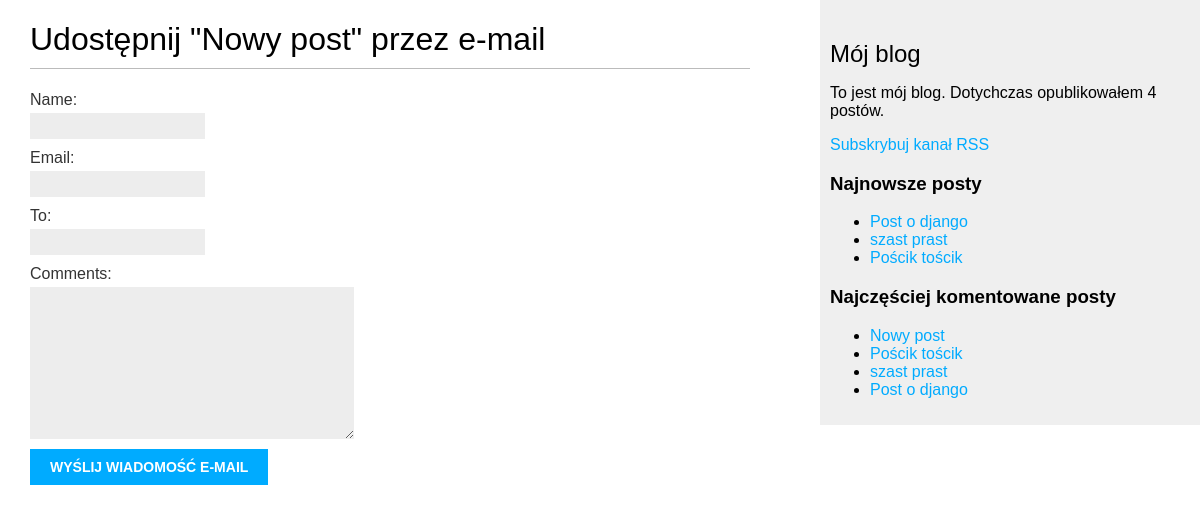
Screenshot of /blog/1/share/ with the database file from the repository.
### blog/models.py (models this page shows, shortened)
class Post(models.Model):
    STATUS_CHOICES = (
        ('draft', 'Draft'),
        ('published', 'Published'),
                      )
    title = models.CharField(max_length=250)
    slug = models.SlugField(max_length=250, unique_for_date='publish')
    author = models.ForeignKey(User, on_delete=models.CASCADE, related_name='blog_posts')
    body = models.TextField()
    publish = models.DateTimeField(default=timezone.now)
    created = models.DateTimeField(auto_now_add=True)
    updated = models.DateTimeField(auto_now=True)
    status = models.CharField(max_length=10, choices=STATUS_CHOICES, default='draft')
    objects = models.Manager()
    published = PublishedManager()
    tags = TaggableManager()
    class Meta:
        ordering = ('-publish', )
    def get_absolute_url(self):
        return reverse('blog:post_detail', args=[self.publish.year, self.publish.strftime('%m'),
                                                 self.publish.strftime('%d'), self.slug])

### blog/views.py (the view)
# urls.py: path('<int:post_id>/share/', views.post_share, name='post_share'),
def post_share(request, post_id):
    post = get_object_or_404(Post, id=post_id, status='published')
    sent = False
    if request.method == 'POST':
        form = EmailPostForm(request.POST)
        if form.is_valid():
            cd = form.cleaned_data
            post_url = request.build_absolute_uri(post.get_absolute_url())
            subject = f'{cd["name"]}  ({cd["email"]}) zachęca do przeczytania "{post.title}"'
            message = f'Przeczytaj post "{post.title}" na stronie {post_url} \n\n Komentarz dodany przez' \
                      f' {cd["name"]}: {cd["comments"]}'
            send_mail(subject, message, 'admin@myblog.com', [cd["to"]])
            sent = True
    else:
        form = EmailPostForm()
        cd = {}
    return render(request, 'blog/post/share.html', {'post': post, 'form': form, 'sent': sent, 'cd': cd})

### blog/forms.py
class EmailPostForm(forms.Form):
    name = forms.CharField(max_length=25)
    email = forms.EmailField()
    to = forms.EmailField()
    comments = forms.CharField(required=False, widget=forms.Textarea)

### blog/models.py (called while the page is built)
    def get_queryset(self):
        return super(PublishedManager, self).get_queryset().filter(status='published')

### blog/templatetags/blog_tags.py (called while the page is built)
@register.simple_tag
def total_posts():
    return Post.published.count()

@register.inclusion_tag('blog/post/latest_posts.html')
def show_latest_posts(count=5):
    latest_posts = Post.published.order_by('-publish')[:count]
    return {'latest_posts': latest_posts}

@register.simple_tag
def get_most_commented_posts(count=5):
    return Post.published.annotate(total_comments=Count('comments')).order_by('-total_comments')[:count]

### blog/templates/blog/post/share.html (shortened to what this page needs)
{% extends "blog/base.html" %}
{% block content %}
    {% if sent %}
    <h1>Wiadomość e-mail została wysłana</h1>
    <p> Wysłanie posta "{{ post.title }}" przez {{ cd.email }} do {{ cd.to }} zakończyło się sukcesem.</p>
    {% else %}
         <h1>Udostępnij "{{ post.title }}" przez e-mail</h1>
         <form action="." method="post">
            {{ form.as_p }}
              <input type="submit" value="Wyślij wiadomość e-mail">
         </form>
    {% endif %}
{% endblock %}

### blog/templates/blog/base.html (shortened to what this page needs)
<!DOCTYPE html>
{% load blog_tags %}
{% load static %}
<html>
<head>
  <link href="{% static 'css/blog.css' %}" rel="stylesheet">
</head>
<body>
  <div id="content">
    {% block content %}
    {% endblock %}
  </div>
  <div id="sidebar">
  <h2>Mój blog</h2>
  <p>To jest mój blog. Dotychczas opublikowałem {% total_posts %} postów.</p>
  <p><a href="{% url 'blog:post_feed' %}">Subskrybuj kanał RSS</a></p>
  <h3>Najnowsze posty</h3>
  {% show_latest_posts 3 %}
  <h3>Najczęściej komentowane posty</h3>
{% get_most_commented_posts as most_commented_posts %}
<ul>
{% for post in most_commented_posts %}
  <li>
    <a href="{{ post.get_absolute_url }}">{{ post.title }}</a>
  </li>
{% endfor %}
</ul>
</div>
</body>
</html>

### blog/templates/blog/post/latest_posts.html
<ul>
{% for post in latest_posts %}
  <li>
    <a href="{{ post.get_absolute_url }}">{{ post.title }}</a>
  </li>
{% endfor %}
</ul>

### blog/static/css/blog.css (style rules this page uses)
body { margin:0; padding:0; font-family:helvetica, sans-serif; }
a { color:#00abff; text-decoration:none; }
h1 { font-weight:normal; border-bottom:1px solid #bbb; padding:0 0 10px 0; }
h2 { font-weight:normal; margin:30px 0 0; }
#content { float:left; width:60%; padding:0 0 0 30px; }
#sidebar { float:right; width:30%; padding:10px; background:#efefef; height:100%; }
label { float:left; clear:both; color:#333; margin-bottom:4px; }
input, textarea { clear:both; float:left; margin:0 0 10px; background:#ededed; border:0; padding:6px 10px; font-size:12px; }
input[type=submit] { font-weight:bold; background:#00abff; color:#fff; padding:10px 20px; font-size:14px; text-transform:uppercase; }

### rows the page displays
Post: title "Nowy post"
Post: title "Post o django"
Post: title "szast prast"
Post: title "Pościk tościk"
